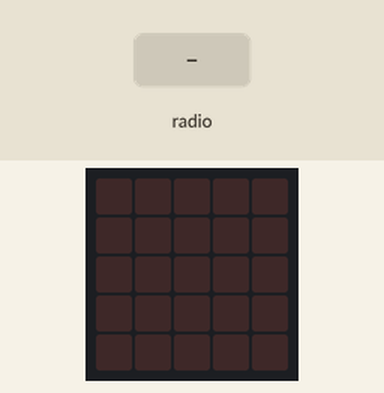
This program was run on a simulated BBC micro:bit running MicroPython. On the bench: the board's 5×5 LED display. The test bench sets the inputs (shaded band). No radio messages arrive unless stated (any console line starting 'radio sent:' is added by the test bench); what the program prints to the serial console is not drawn.

Above: at 1.2 s.
1.3 s: radio message "1" arrives
At 1.4 s:
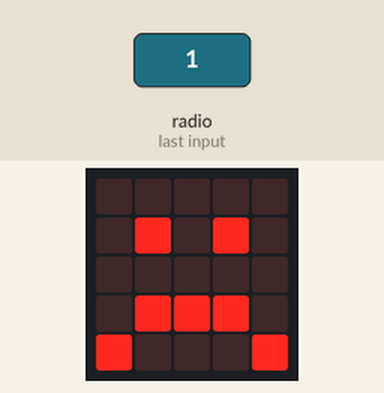
Timing chart, 0 to 4.3 s (numbered marks = the images above; inputs shaded):
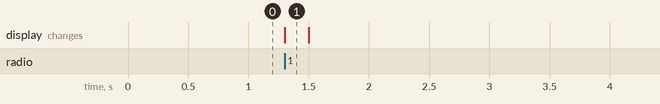

The program:

3845898_receiver2.py
```python
from microbit import *
import radio

radio.on()
radio.config(group=2)

seqNum = [
    "01",
    "02",
    "03",
    "04",
    "05",
    "06",
    "07",
    "08",
    "09",
    "10",
    "11",
    "12",
    "13",
    "14",
    "15",
    "16",
    "17",
    "18",
    "19",
    "20",
    "21",
]

index = 0
x = 0
y = 0

while True:
    incoming = radio.receive()

    if incoming:
        ack_copy = ""
        if incoming[0:2] == seqNum[index]:
            ack_copy = incoming[0:2]
            index += 1
            radio.send(seqNum[index])

            display.set_pixel(x, y, 9)
            x += 1
            if x == 5:
                x = 0
                y += 1
        else:
            display.show(Image.SAD)
            sleep(200)
            display.clear()
            radio.send(ack_copy)
```

Measured:
- after the input at 1.3 s, the display: changes at once (image 1)
